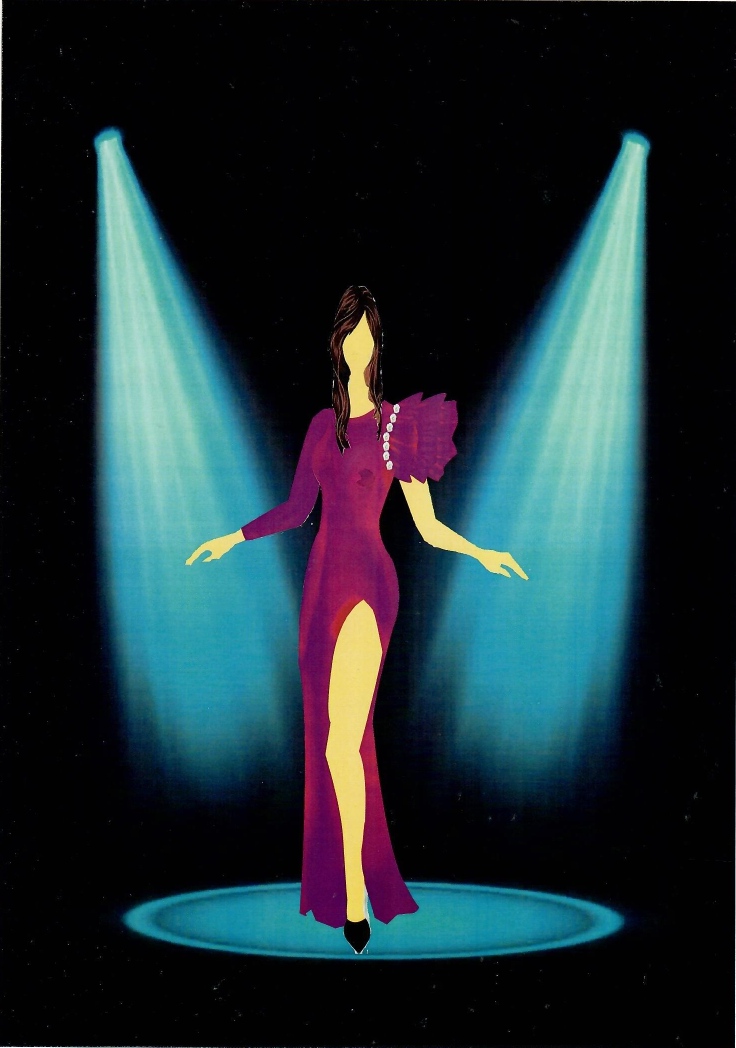
#> input picture site/assets/published/look-01.png, 1472 x 2096 px (shown at 1/2 size)
$ python -i extract_assets.py   (imports and definitions only)
#> lines starting #> are read from the running program, lines starting #| are printed output that depends on the picture; after the words box and inside, x2 and y2 are one past the last pixel; in counts of white or black regions, pixels touching at a corner belong together
#> further down, picture is the input picture: PIL image 1472x2096 RGB; mean R, G, B 28.7, 46.2, 51.7
"""Extract genuine artwork from the private scanned "Paper Flower" portfolio
into the git-ignored folder site/assets/private/ for LOCAL preview only.

Pixel policy
------------
* Embedded page scans are read at native resolution (no re-render/resample).
* Each asset is a rectangular CROP of the scan; no retouching, colour change,
  scaling, sharpening or generative fill.
* A lossless PNG master is kept beside a web JPEG (q=90) derivative.
* SHA-256 of source PDF, masters and derivatives go to register.local.csv.

Usage
-----
    python tools/extract_assets.py "<path to private source PDF>"

Nothing produced by this script may be committed: the output folder is ignored
by the repository's `private/` rule. Publication needs owner approval per asset.
"""
from __future__ import annotations

import csv
import hashlib
import io
import sys
from pathlib import Path

import pymupdf  # PyMuPDF
from PIL import Image, ImageChops

ROOT = Path(__file__).resolve().parents[1]
OUT = ROOT / "site" / "assets" / "private"

# page number (1-based in source) -> (asset id, category, rights note)
PAGES = {
    14: ("look-01", "original-illustration", "Original student illustration; owner approval pending"),
    15: ("look-02", "original-illustration", "Original student illustration; owner approval pending"),
    16: ("look-03", "original-illustration", "Original student illustration; owner approval pending"),
    17: ("look-04", "original-illustration", "Original student illustration; owner approval pending"),
    18: ("look-05", "original-illustration", "Original student illustration; owner approval pending"),
    12: ("spec-sheet", "technical-sheet", "Original student spec sheet; owner approval pending"),
    13: ("pattern-board", "pattern-photo", "Photo of student paper patterns; photographer unconfirmed"),
    19: ("production-board", "garment-photo", "Identifiable person(s): subject consent + photographer credit required"),
    5: ("board-theme", "compiled-board", "Compiled from third-party photos: reference only, never publish"),
    6: ("board-inspiration", "compiled-board", "Compiled from third-party photos: reference only, never publish"),
    7: ("board-mood", "compiled-board", "Third-party runway imagery: reference only, never publish"),
    8: ("board-colour", "compiled-board", "Compiled colour board; image sources unconfirmed"),
    9: ("board-fabric", "compiled-board", "Compiled fabric board; image sources unconfirmed"),
    10: ("board-trim", "compiled-board", "Third-party product photos: reference only, never publish"),
    11: ("board-accessories", "compiled-board", "Third-party product photos: reference only, never publish"),
}

# Fixed crop boxes (source pixels) for document pages where the printed sheet
# sits on light paper and auto-trimming is unreliable. Measured on a 100 px
# grid overlay of the 1654x2338 scans.
MANUAL_BOXES = {
    12: (95, 120, 1560, 2050),   # spec sheet: table + front/back flats
    13: (215, 75, 1445, 2255),   # pattern board print area
    19: (212, 85, 1432, 2245),   # production board print area
}
# Illustration cards are black: trim to the dark card, not the paper.
DARK_CARD_PAGES = {14, 15, 16, 17, 18}

BINDER_STRIP = 0.045  # left-edge strip containing punched binder holes


def sha256(data: bytes) -> str:
    return hashlib.sha256(data).hexdigest()


def content_box(im: Image.Image, dark: bool = False) -> tuple[int, int, int, int]:
    """Bounding box of printed content against the white scan paper."""
#> called with dark = False
    w, h = im.size
    left = int(w * BINDER_STRIP)
    region = im.crop((left, 0, w, h)).convert("L")
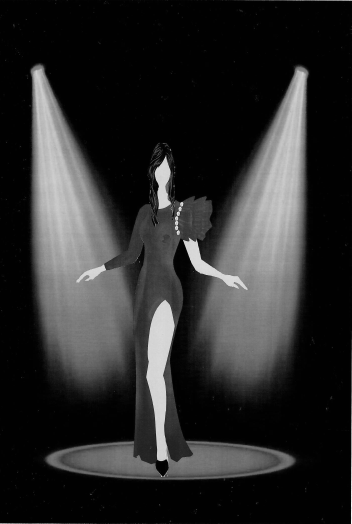
#> region: PIL image 1406x2096 L (shown at 1/4 size); min 0, max 255, mean 43.3
    # a column/row is "content" when a meaningful share of its pixels is
    # darker than paper; sparse scanner shadows on the edges are ignored.
    cut, thr = (70, 0.55) if dark else (200, 0.55)
    mask = region.point(lambda v: 1 if v < cut else 0)
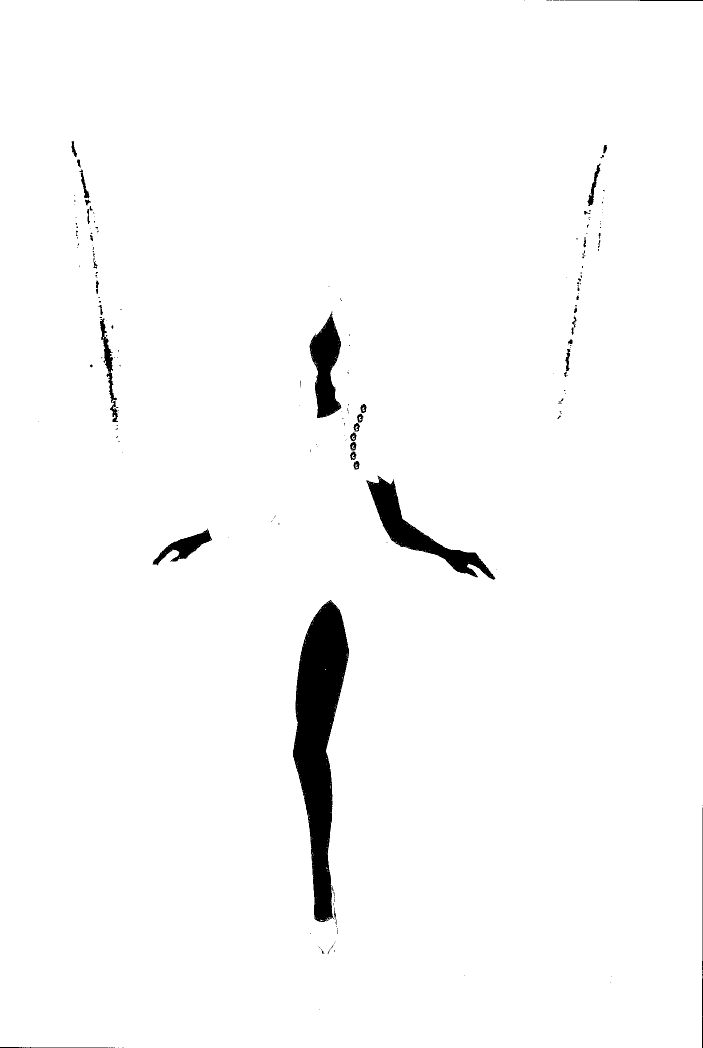
#> mask: PIL image 1406x2096 L (shown at 1/2 size); values 0 (black) and 1 (white), 97.7% white; 198 black regions (148 under 20 px), largest, box (x1, y1, x2, y2) and area: (586, 1200, 698, 1844) 38407, (733, 951, 991, 1160) 11393, (619, 623, 683, 836) 7746
    rw, rh = mask.size
    px = mask.load()
    cols = [sum(px[x, y] for y in range(0, rh, 4)) / (rh / 4) for x in range(rw)]
#> cols = 1406 values, max 1 at index 0, min 0.607 at index 651, mean 0.977
    rows = [sum(px[x, y] for x in range(0, rw, 4)) / (rw / 4) for y in range(rh)]
#> rows = 2096 values, max 1 at index 2, min 0.782 at index 0, mean 0.978

    def span(profile: list[float]) -> tuple[int, int]:
        idx = [i for i, v in enumerate(profile) if v > thr]
#> idx = 1406 values from 0 to 1405
        return (idx[0], idx[-1] + 1) if idx else (0, len(profile))

    x0, x1 = span(cols)
#> x0 = 0; x1 = 1406
    y0, y1 = span(rows)
#> y0 = 0; y1 = 2096
    if not dark:
        # photo boards: stop at the first run of 40 near-white columns
        lum = region.load()
        run = 0
        for x in range(x0, x1):
            col_mean = sum(lum[x, y] for y in range(0, rh, 8)) / (rh / 8)
            run = run + 1 if col_mean > 232 else 0
            if run >= 40:
                x1 = x - 39
                break
#> this loop made 1406 passes
#> col_mean on passes 1 to 3: 1.29, 1.18, 1.21
    return (x0 + left, y0, x1 + left, y1)


# [43 lines left out: function main, not called in this run]


# [2 lines not run here, left out]

>>> from PIL import Image
>>> picture = Image.open('../site/assets/published/look-01.png')
>>> result = content_box(picture)
#> result = (66, 0, 1472, 2096)

$ run again, on site/assets/published/look-03.png
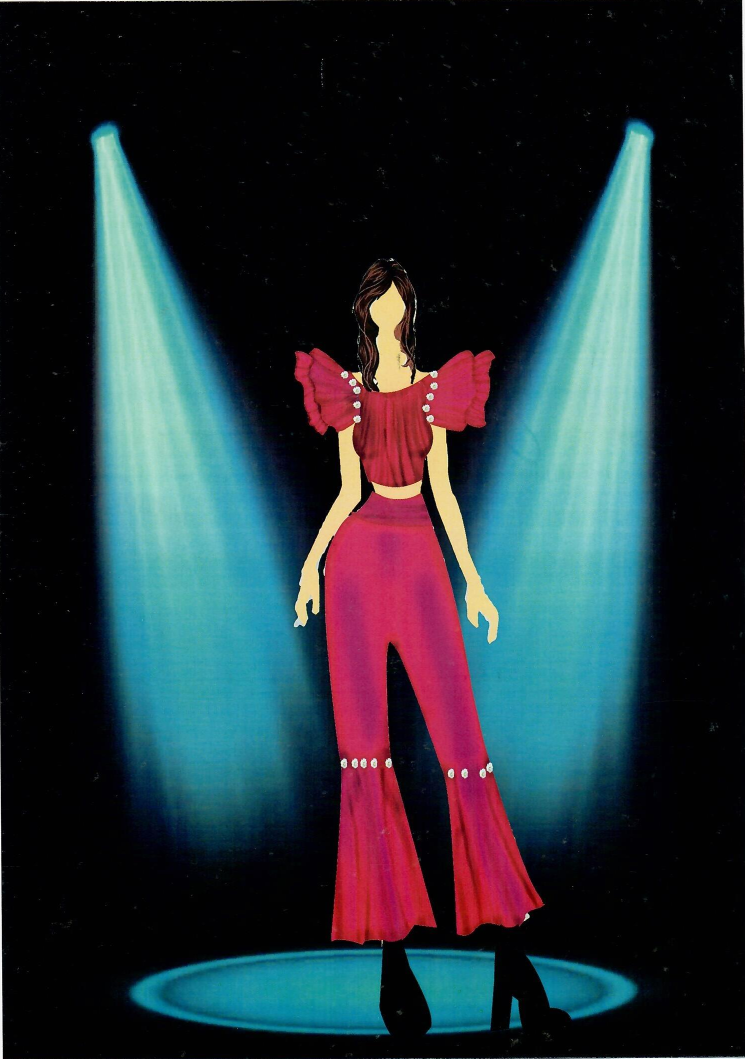
#> input picture site/assets/published/look-03.png, 1489 x 2118 px (shown at 1/2 size)
#> picture is the input picture: PIL image 1489x2118 RGB; mean R, G, B 38, 50.1, 56.7
#> in content_box, `region = im.crop((left, 0, w, h)).convert("L")`:
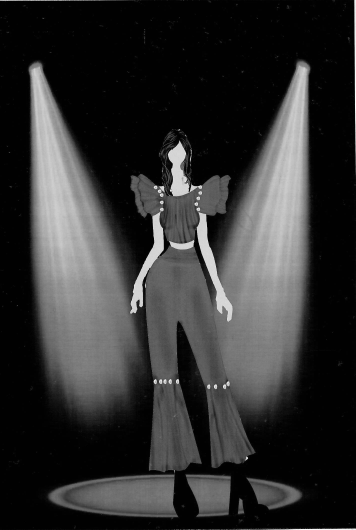
#> region: PIL image 1422x2118 L (shown at 1/4 size); min 0, max 255, mean 49.2
#> in content_box, `mask = region.point(lambda v: 1 if v < cut else 0)`:
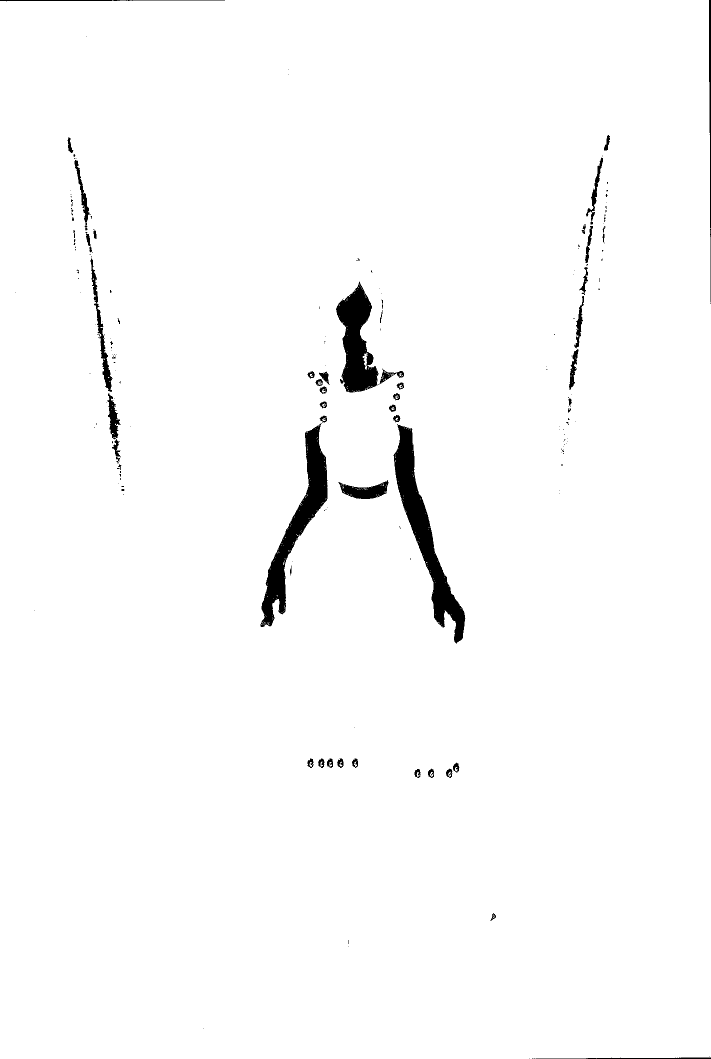
#> mask: PIL image 1422x2118 L (shown at 1/2 size); values 0 (black) and 1 (white), 98.1% white; 194 black regions (137 under 20 px), largest, box (x1, y1, x2, y2) and area: (787, 848, 931, 1288) 15090, (521, 846, 655, 1254) 13457, (672, 563, 757, 785) 10390
#> cols = 1422 values, max 1 at index 450, min 0.714 at index 1421, mean 0.982
#> rows = 2118 values, max 1 at index 492, min 0.681 at index 0, mean 0.982
#> idx = 1422 values from 0 to 1421
#> x0 = 0; x1 = 1422
#> y0 = 0; y1 = 2118
#> the loop in content_box, `for x in range(x0, x1):` made 1422 passes
#> col_mean on passes 1 to 3: 2.05, 2.12, 2.25
#> result = (67, 0, 1489, 2118)

$ run again, on site/assets/published/look-04.png
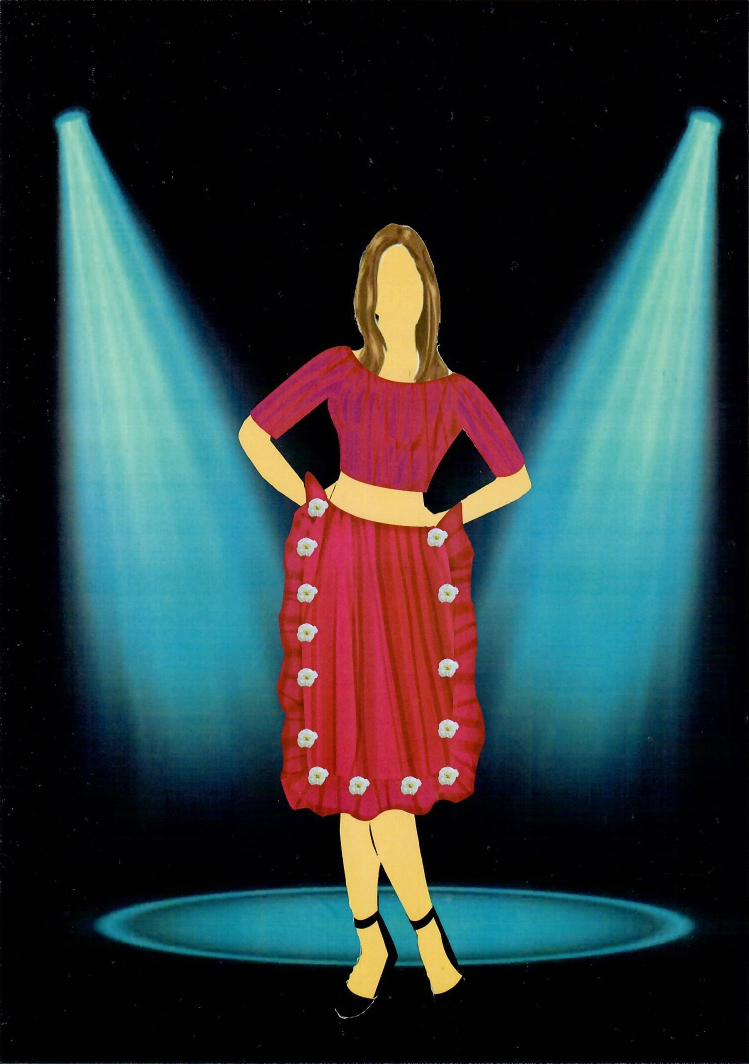
#> input picture site/assets/published/look-04.png, 1497 x 2128 px (shown at 1/2 size)
#> picture is the input picture: PIL image 1497x2128 RGB; mean R, G, B 44.3, 56.9, 59.1
#> in content_box, `region = im.crop((left, 0, w, h)).convert("L")`:
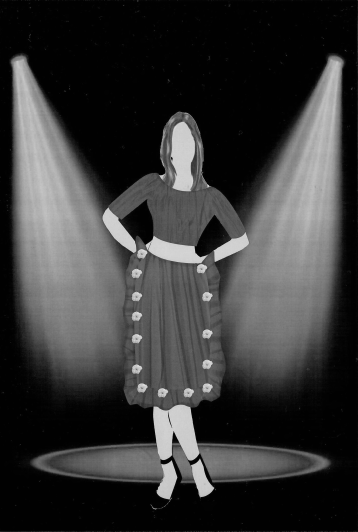
#> region: PIL image 1430x2128 L (shown at 1/4 size); min 0, max 254, mean 55.8
#> in content_box, `mask = region.point(lambda v: 1 if v < cut else 0)`:
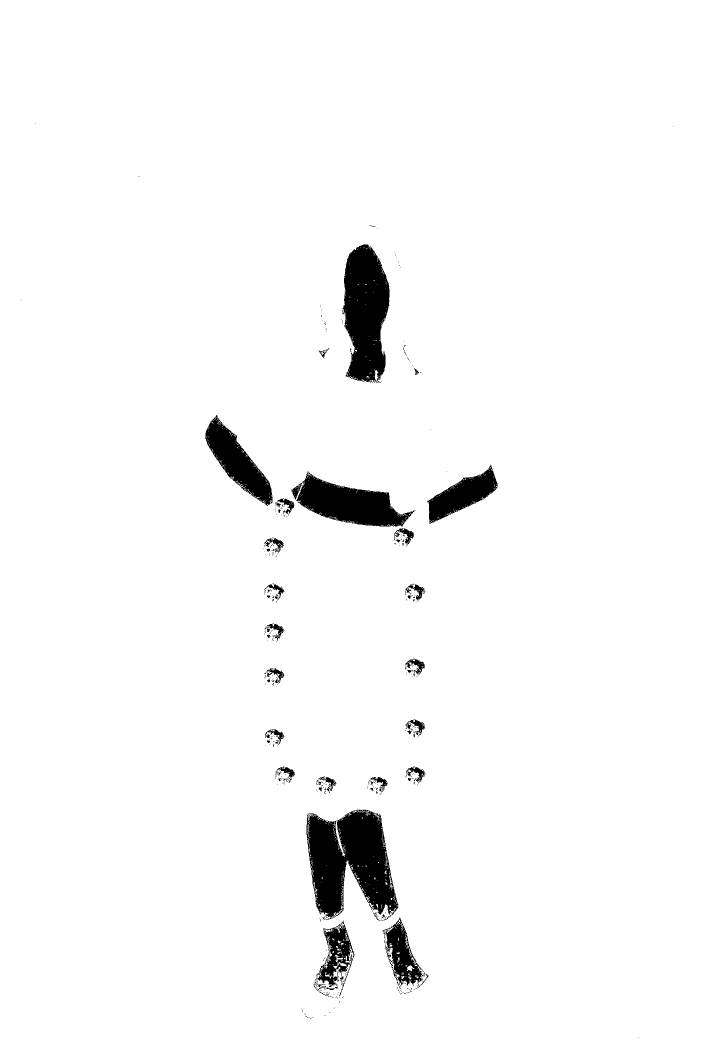
#> mask: PIL image 1430x2128 L (shown at 1/2 size); values 0 (black) and 1 (white), 97% white; 413 black regions (354 under 20 px), largest, box (x1, y1, x2, y2) and area: (613, 1619, 797, 1841) 25953, (684, 489, 779, 765) 19098, (583, 942, 831, 1053) 13428
#> cols = 1430 values, max 1 at index 0, min 0.742 at index 743, mean 0.97
#> rows = 2128 values, max 1 at index 0, min 0.764 at index 990, mean 0.972
#> idx = 1430 values from 0 to 1429
#> x0 = 0; x1 = 1430
#> y0 = 0; y1 = 2128
#> the loop in content_box, `for x in range(x0, x1):` made 1430 passes
#> col_mean on passes 1 to 3: 1.49, 1.24, 1.2
#> result = (67, 0, 1497, 2128)
